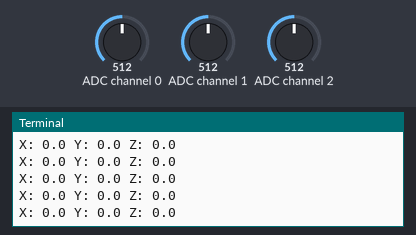
This program was run on a simulated Raspberry Pi (BCM pin numbers). Shown: the last lines printed to the terminal. The inputs (shaded band) are chosen by the test bench; at power-on: ADC channel 0 = 512, ADC channel 1 = 512, ADC channel 2 = 512 (analog values on the 0–1023 scale).

Above: at 1.2 s.
1.3 s: ADC channel 0 set to 716
At 1.31 s:
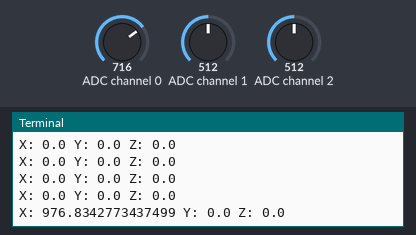
2.8 s: ADC channel 1 set to 716
At 2.83 s:
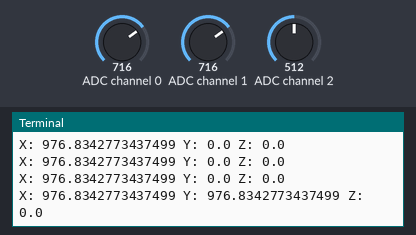
4.3 s: ADC channel 2 set to 716
At 4.34 s:
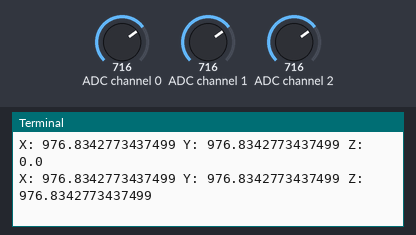
5.8 s: ADC channel 0 set to 900
At 5.86 s:
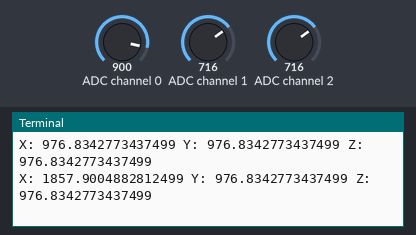
7.3 s: ADC channel 1 set to 900
At 7.37 s:
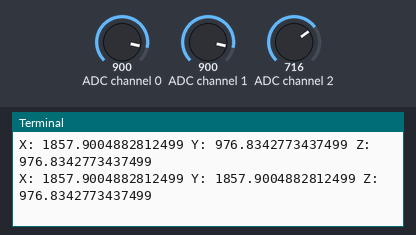
8.8 s: ADC channel 2 set to 900
At 8.89 s:
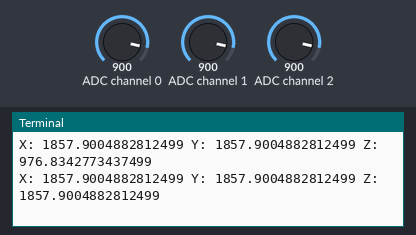
Timing chart, 0 to 11.3 s (numbered marks = the images above; inputs shaded):
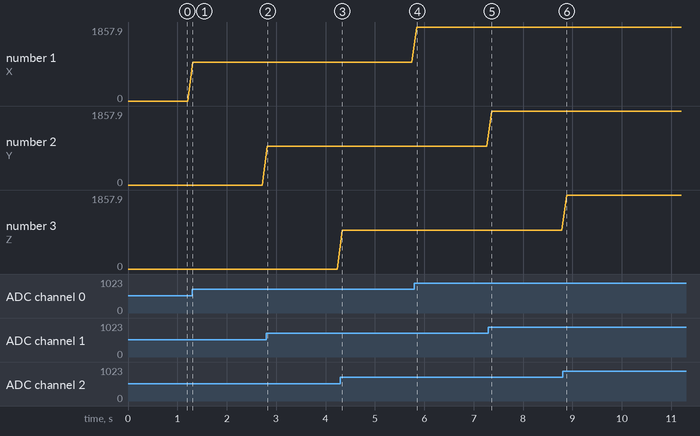

Measured:
- after the input at 1.3 s, the terminal: prints a new line at once (image 1)
- after the input at 2.8 s, the terminal: prints a new line at once (image 2)
- after the input at 4.3 s, the terminal: prints a new line at once (image 3)
- after the input at 5.8 s, the terminal: prints a new line after 0.05 s (image 4)
- after the input at 7.3 s, the terminal: prints a new line after 0.07 s (image 5)
- after the input at 8.8 s, the terminal: prints a new line after 0.08 s (image 6)
- plotted number 1: 0 → 976.83 after the input at 1.3 s, 976.83 → 1857.9 after the input at 5.8 s

The program:

kxr94_2050_sample.py
```python
import time

from gpiozero import MCP3204


ADC_RESOLUTION = 4096  # 12-bit
REFERENCE_VOLTAGE = 3300  # mV
VOLTAGE_PER_G = REFERENCE_VOLTAGE / 5  # mV
OFFSET_VOLTAGE = REFERENCE_VOLTAGE / 2  # mV
GAL = 980.665  # cm/s^2


def main():
    mcp3204 = [
        MCP3204(channel=0),
        MCP3204(channel=1),
        MCP3204(channel=2),
    ]
    tri_axis = [0, 0, 0]

    while True:
        for i in range(3):
            tri_axis[i] = (
                mcp3204[i].raw_value
                / ADC_RESOLUTION
                * REFERENCE_VOLTAGE
            )

            tri_axis[i] -= OFFSET_VOLTAGE
            tri_axis[i] /= VOLTAGE_PER_G
            tri_axis[i] *= GAL

        print(f'X: {tri_axis[0]} Y: {tri_axis[1]} Z: {tri_axis[2]}')
        time.sleep(0.1)


if __name__ == '__main__':
    main()
```
